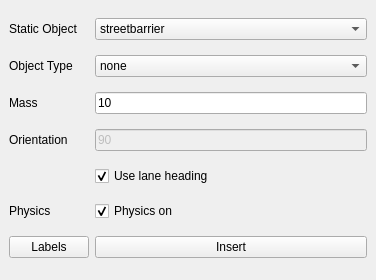
<?xml version="1.0" encoding="UTF-8"?>
<ui version="4.0">
 <class>OSCGenerator_AddStaticObjectsDockWidget</class>
 <widget class="QDockWidget" name="OSCGenerator_AddStaticObjectsDockWidget">
  <property name="geometry">
   <rect>
    <x>0</x>
    <y>0</y>
    <width>376</width>
    <height>280</height>
   </rect>
  </property>
  <property name="windowTitle">
   <string>Add Static Objects</string>
  </property>
  <widget class="QWidget" name="dockWidgetContents">
   <layout class="QGridLayout" name="gridLayout">
    <item row="5" column="0">
     <widget class="QLabel" name="props_physics_label">
      <property name="text">
       <string>Physics</string>
      </property>
     </widget>
    </item>
    <item row="5" column="2">
     <widget class="QCheckBox" name="props_physics">
      <property name="text">
       <string>Physics on</string>
      </property>
      <property name="checked">
       <bool>true</bool>
      </property>
     </widget>
    </item>
    <item row="1" column="2">
     <widget class="QComboBox" name="props_object_type">
      <item>
       <property name="text">
        <string>none</string>
       </property>
      </item>
      <item>
       <property name="text">
        <string>obstacle</string>
       </property>
      </item>
      <item>
       <property name="text">
        <string>pole</string>
       </property>
      </item>
      <item>
       <property name="text">
        <string>tree</string>
       </property>
      </item>
      <item>
       <property name="text">
        <string>vegetation</string>
       </property>
      </item>
      <item>
       <property name="text">
        <string>barrier</string>
       </property>
      </item>
      <item>
       <property name="text">
        <string>building</string>
       </property>
      </item>
      <item>
       <property name="text">
        <string>parkingSpace</string>
       </property>
      </item>
      <item>
       <property name="text">
        <string>patch</string>
       </property>
      </item>
      <item>
       <property name="text">
        <string>railing</string>
       </property>
      </item>
      <item>
       <property name="text">
        <string>trafficIsland</string>
       </property>
      </item>
      <item>
       <property name="text">
        <string>crosswalk</string>
       </property>
      </item>
      <item>
       <property name="text">
        <string>streetLamp</string>
       </property>
      </item>
      <item>
       <property name="text">
        <string>gantry</string>
       </property>
      </item>
      <item>
       <property name="text">
        <string>soundBarrier</string>
       </property>
      </item>
      <item>
       <property name="text">
        <string>wind</string>
       </property>
      </item>
      <item>
       <property name="text">
        <string>roadMark</string>
       </property>
      </item>
     </widget>
    </item>
    <item row="4" column="2">
     <widget class="QCheckBox" name="props_orientation_use_lane">
      <property name="text">
       <string>Use lane heading</string>
      </property>
      <property name="checked">
       <bool>true</bool>
      </property>
     </widget>
    </item>
    <item row="3" column="2">
     <widget class="QLineEdit" name="props_orientation">
      <property name="enabled">
       <bool>false</bool>
      </property>
      <property name="text">
       <string>90</string>
      </property>
     </widget>
    </item>
    <item row="3" column="0">
     <widget class="QLabel" name="props_orientation_label">
      <property name="text">
       <string>Orientation</string>
      </property>
     </widget>
    </item>
    <item row="2" column="0">
     <widget class="QLabel" name="props_mass_label">
      <property name="text">
       <string>Mass</string>
      </property>
     </widget>
    </item>
    <item row="0" column="0">
     <widget class="QLabel" name="props_selection_label">
      <property name="text">
       <string>Static Object</string>
      </property>
     </widget>
    </item>
    <item row="6" column="0">
     <widget class="QPushButton" name="props_labels_button">
      <property name="text">
       <string>Labels</string>
      </property>
     </widget>
    </item>
    <item row="2" column="2">
     <widget class="QLineEdit" name="props_mass">
      <property name="text">
       <string>10</string>
      </property>
     </widget>
    </item>
    <item row="1" column="0">
     <widget class="QLabel" name="props_object_type_label">
      <property name="text">
       <string>Object Type</string>
      </property>
     </widget>
    </item>
    <item row="0" column="2">
     <widget class="QComboBox" name="props_selection">
      <property name="enabled">
       <bool>true</bool>
      </property>
      <property name="editable">
       <bool>false</bool>
      </property>
      <property name="currentText">
       <string>streetbarrier</string>
      </property>
      <property name="currentIndex">
       <number>69</number>
      </property>
      <item>
       <property name="text">
        <string>advertisement</string>
       </property>
      </item>
      <item>
       <property name="text">
        <string>atm</string>
       </property>
      </item>
      <item>
       <property name="text">
        <string>barbeque</string>
       </property>
      </item>
      <item>
       <property name="text">
        <string>barrel</string>
       </property>
      </item>
      <item>
       <property name="text">
        <string>bench01</string>
       </property>
      </item>
      <item>
       <property name="text">
        <string>bench02</string>
       </property>
      </item>
      <item>
       <property name="text">
        <string>bench03</string>
       </property>
      </item>
      <item>
       <property name="text">
        <string>bikehelmet</string>
       </property>
      </item>
      <item>
       <property name="text">
        <string>bikeparking</string>
       </property>
      </item>
      <item>
       <property name="text">
        <string>bin</string>
       </property>
      </item>
      <item>
       <property name="text">
        <string>box01</string>
       </property>
      </item>
      <item>
       <property name="text">
        <string>box02</string>
       </property>
      </item>
      <item>
       <property name="text">
        <string>box03</string>
       </property>
      </item>
      <item>
       <property name="text">
        <string>briefcase</string>
       </property>
      </item>
      <item>
       <property name="text">
        <string>brokentile01</string>
       </property>
      </item>
      <item>
       <property name="text">
        <string>brokentile02</string>
       </property>
      </item>
      <item>
       <property name="text">
        <string>brokentile03</string>
       </property>
      </item>
      <item>
       <property name="text">
        <string>brokentile04</string>
       </property>
      </item>
      <item>
       <property name="text">
        <string>busstop</string>
       </property>
      </item>
      <item>
       <property name="text">
        <string>chainbarrier</string>
       </property>
      </item>
      <item>
       <property name="text">
        <string>chainbarrierend</string>
       </property>
      </item>
      <item>
       <property name="text">
        <string>clothcontainer</string>
       </property>
      </item>
      <item>
       <property name="text">
        <string>clothesline</string>
       </property>
      </item>
      <item>
       <property name="text">
        <string>colacan</string>
       </property>
      </item>
      <item>
       <property name="text">
        <string>constructioncone</string>
       </property>
      </item>
      <item>
       <property name="text">
        <string>container</string>
       </property>
      </item>
      <item>
       <property name="text">
        <string>creasedbox01</string>
       </property>
      </item>
      <item>
       <property name="text">
        <string>creasedbox02</string>
       </property>
      </item>
      <item>
       <property name="text">
        <string>creasedbox03</string>
       </property>
      </item>
      <item>
       <property name="text">
        <string>dirtdebris01</string>
       </property>
      </item>
      <item>
       <property name="text">
        <string>dirtdebris02</string>
       </property>
      </item>
      <item>
       <property name="text">
        <string>dirtdebris03</string>
       </property>
      </item>
      <item>
       <property name="text">
        <string>doghouse</string>
       </property>
      </item>
      <item>
       <property name="text">
        <string>fountain</string>
       </property>
      </item>
      <item>
       <property name="text">
        <string>garbage01</string>
       </property>
      </item>
      <item>
       <property name="text">
        <string>garbage02</string>
       </property>
      </item>
      <item>
       <property name="text">
        <string>garbage03</string>
       </property>
      </item>
      <item>
       <property name="text">
        <string>garbage04</string>
       </property>
      </item>
      <item>
       <property name="text">
        <string>garbage05</string>
       </property>
      </item>
      <item>
       <property name="text">
        <string>garbage06</string>
       </property>
      </item>
      <item>
       <property name="text">
        <string>gardenlamp</string>
       </property>
      </item>
      <item>
       <property name="text">
        <string>glasscontainer</string>
       </property>
      </item>
      <item>
       <property name="text">
        <string>gnome</string>
       </property>
      </item>
      <item>
       <property name="text">
        <string>guitarcase</string>
       </property>
      </item>
      <item>
       <property name="text">
        <string>ironplank</string>
       </property>
      </item>
      <item>
       <property name="text">
        <string>kiosk_01</string>
       </property>
      </item>
      <item>
       <property name="text">
        <string>mailbox</string>
       </property>
      </item>
      <item>
       <property name="text">
        <string>maptable</string>
       </property>
      </item>
      <item>
       <property name="text">
        <string>mobile</string>
       </property>
      </item>
      <item>
       <property name="text">
        <string>motorhelment</string>
       </property>
      </item>
      <item>
       <property name="text">
        <string>pergola</string>
       </property>
      </item>
      <item>
       <property name="text">
        <string>plantpot01</string>
       </property>
      </item>
      <item>
       <property name="text">
        <string>plantpot02</string>
       </property>
      </item>
      <item>
       <property name="text">
        <string>plantpot03</string>
       </property>
      </item>
      <item>
       <property name="text">
        <string>plantpot04</string>
       </property>
      </item>
      <item>
       <property name="text">
        <string>plantpot05</string>
       </property>
      </item>
      <item>
       <property name="text">
        <string>plantpot06</string>
       </property>
      </item>
      <item>
       <property name="text">
        <string>plantpot07</string>
       </property>
      </item>
      <item>
       <property name="text">
        <string>plantpot08</string>
       </property>
      </item>
      <item>
       <property name="text">
        <string>plasticbag</string>
       </property>
      </item>
      <item>
       <property name="text">
        <string>plasticchair</string>
       </property>
      </item>
      <item>
       <property name="text">
        <string>plastictable</string>
       </property>
      </item>
      <item>
       <property name="text">
        <string>platformgarbage01</string>
       </property>
      </item>
      <item>
       <property name="text">
        <string>purse</string>
       </property>
      </item>
      <item>
       <property name="text">
        <string>shop01</string>
       </property>
      </item>
      <item>
       <property name="text">
        <string>shoppingbag</string>
       </property>
      </item>
      <item>
       <property name="text">
        <string>shoppingcart</string>
       </property>
      </item>
      <item>
       <property name="text">
        <string>shoppingtrolley</string>
       </property>
      </item>
      <item>
       <property name="text">
        <string>slide</string>
       </property>
      </item>
      <item>
       <property name="text">
        <string>streetbarrier</string>
       </property>
      </item>
      <item>
       <property name="text">
        <string>streetfountain</string>
       </property>
      </item>
      <item>
       <property name="text">
        <string>streetsign</string>
       </property>
      </item>
      <item>
       <property name="text">
        <string>streetsign01</string>
       </property>
      </item>
      <item>
       <property name="text">
        <string>streetsign04</string>
       </property>
      </item>
      <item>
       <property name="text">
        <string>swing</string>
       </property>
      </item>
      <item>
       <property name="text">
        <string>swingcouch</string>
       </property>
      </item>
      <item>
       <property name="text">
        <string>table</string>
       </property>
      </item>
      <item>
       <property name="text">
        <string>trafficcone02</string>
       </property>
      </item>
      <item>
       <property name="text">
        <string>trafficwarning</string>
       </property>
      </item>
      <item>
       <property name="text">
        <string>trampoline</string>
       </property>
      </item>
      <item>
       <property name="text">
        <string>trashbag</string>
       </property>
      </item>
      <item>
       <property name="text">
        <string>trashcan01</string>
       </property>
      </item>
      <item>
       <property name="text">
        <string>trashcan02</string>
       </property>
      </item>
      <item>
       <property name="text">
        <string>trashcan03</string>
       </property>
      </item>
      <item>
       <property name="text">
        <string>trashcan04</string>
       </property>
      </item>
      <item>
       <property name="text">
        <string>trashcan05</string>
       </property>
      </item>
      <item>
       <property name="text">
        <string>travelcase</string>
       </property>
      </item>
      <item>
       <property name="text">
        <string>vendingmachine</string>
       </property>
      </item>
      <item>
       <property name="text">
        <string>wateringcan</string>
       </property>
      </item>
     </widget>
    </item>
    <item row="6" column="2">
     <widget class="QPushButton" name="add_props_button">
      <property name="text">
       <string>Insert</string>
      </property>
     </widget>
    </item>
   </layout>
  </widget>
 </widget>
 <resources/>
 <connections/>
</ui>
